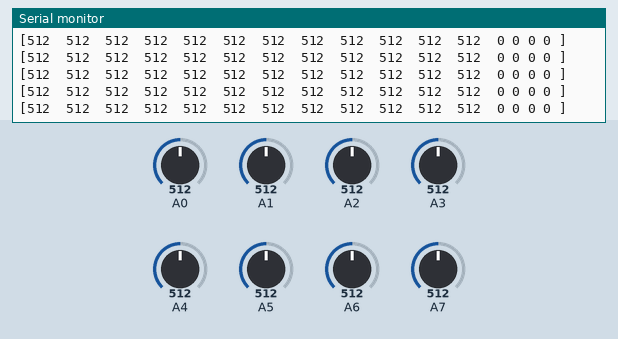
The sketch below on a simulated Arduino Uno, built with avr-gcc and run on an emulated ATmega328P. On the bench: the last lines printed to the serial monitor. Inputs (shaded band) come from the test bench; at power-on: A0 = 512, A1 = 512, A2 = 512, A3 = 512, A4 = 512, A5 = 512, A6 = 512, A7 = 512.

Above: at 1.2 s.
1.3 s: A0 set to 109
At 1.31 s:
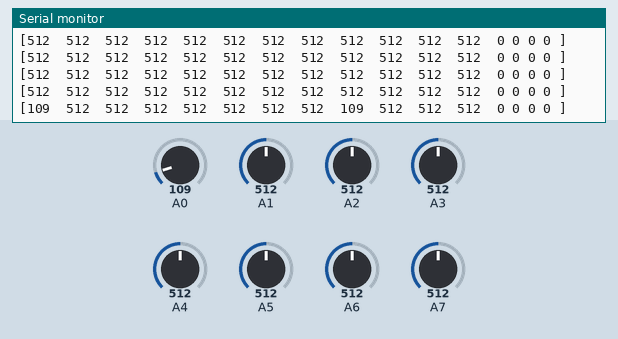
4.3 s: A0 set to 94
At 4.35 s:
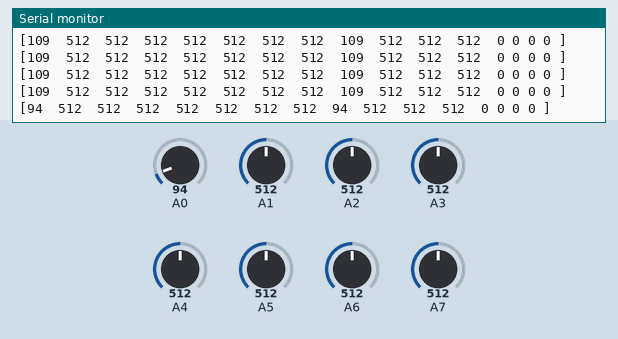
5.8 s: A1 set to 106
At 5.84 s:
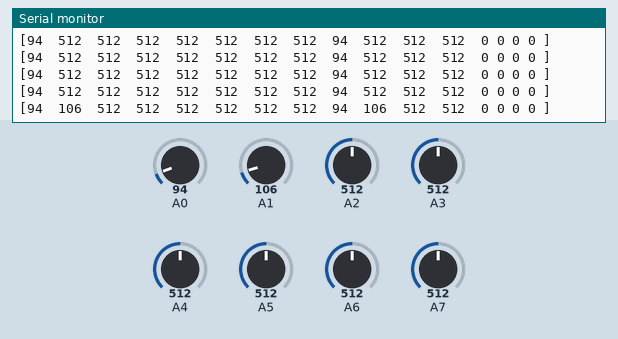
7.3 s: A1 set to 92
At 7.33 s:
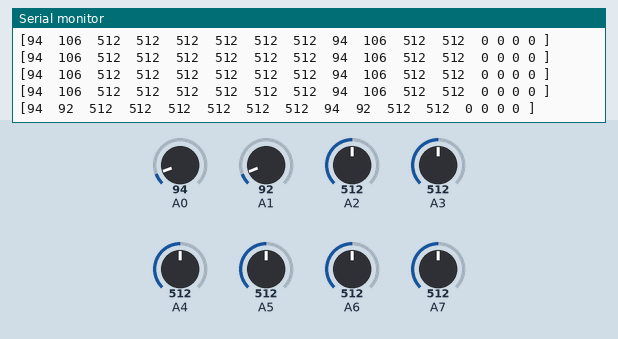
10.3 s: A2 set to 111
At 10.36 s:
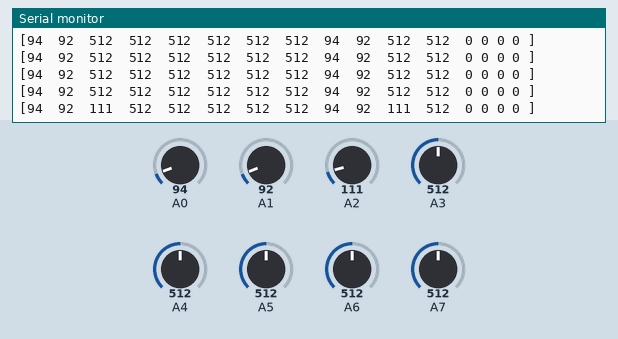
13.3 s: A2 set to 94
At 13.39 s:
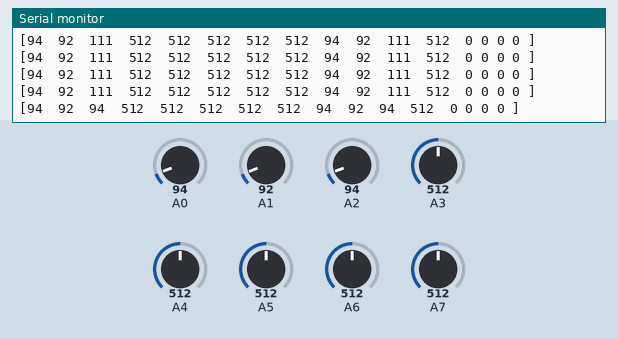
Timing chart, 0 to 15.8 s (numbered marks = the images above; inputs shaded):
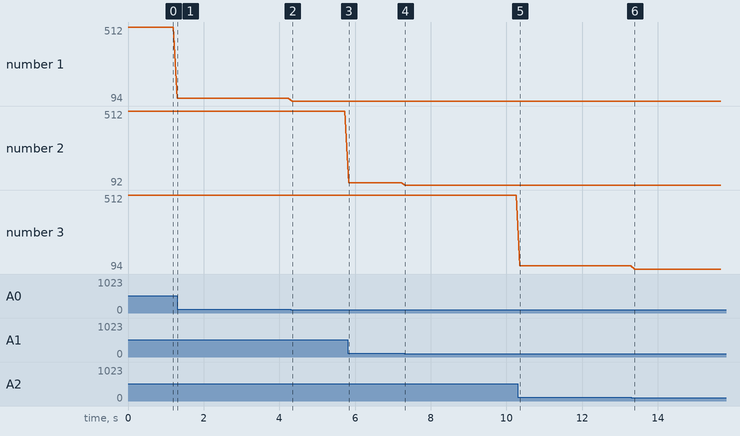

The sketch:

Tatos_Analog_receive.ino
```cpp
void setup() {
  Serial.begin(9600);
}

void loop() {
  // 0번부터 3번까지 아날로그 핀의 값을 읽어옵니다.
  int sensorValues[12];
  for (int i = 0; i < 12; i++) {
    sensorValues[i] = analogRead(A0 + i);
  }

  // 읽어온 값을 시리얼 모니터에 출력합니다.
  Serial.print("[");  // 배열 시작 괄호

  for (int i = 0; i < 16; i++) {
    if (i < 12) {
      Serial.print(sensorValues[i]);
      Serial.print(" ");
    } else
      Serial.print("0");
      Serial.print(" ");

        // 마지막 값이 아니면 쉼표와 공백을 출력합니다.

  }


Serial.println("]");  // 배열 끝 괄호 및 줄바꿈

delay(100);
}
```

Measured:
- after the input at 1.3 s, the serial monitor: prints a new line at once (image 1)
- after the input at 4.3 s, the serial monitor: prints a new line after 0.05 s (image 2)
- after the input at 5.8 s, the serial monitor: prints a new line at once (image 3)
- after the input at 7.3 s, the serial monitor: prints a new line at once (image 4)
- after the input at 10.3 s, the serial monitor: prints a new line after 0.06 s (image 5)
- after the input at 13.3 s, the serial monitor: prints a new line after 0.09 s (image 6)
- plotted number 1: 512 → 109 after the input at 1.3 s, 109 → 94 after the input at 4.3 s
- plotted number 2: 512 → 106 after the input at 5.8 s, 106 → 92 after the input at 7.3 s
